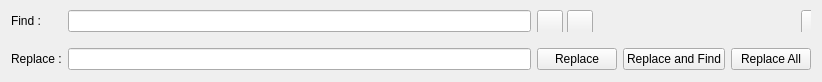
<?xml version="1.0" encoding="UTF-8"?>
<ui version="4.0">
 <class>SearchBar</class>
 <widget class="QWidget" name="SearchBar">
  <property name="geometry">
   <rect>
    <x>0</x>
    <y>0</y>
    <width>822</width>
    <height>82</height>
   </rect>
  </property>
  <property name="sizePolicy">
   <sizepolicy hsizetype="Preferred" vsizetype="Fixed">
    <horstretch>0</horstretch>
    <verstretch>0</verstretch>
   </sizepolicy>
  </property>
  <property name="windowTitle">
   <string>Search</string>
  </property>
  <layout class="QGridLayout" name="gridLayout" rowminimumheight="0,0">
   <property name="topMargin">
    <number>0</number>
   </property>
   <property name="bottomMargin">
    <number>0</number>
   </property>
   <property name="verticalSpacing">
    <number>-1</number>
   </property>
   <item row="0" column="0">
    <widget class="QLabel" name="label">
     <property name="text">
      <string>Find :</string>
     </property>
    </widget>
   </item>
   <item row="0" column="1">
    <widget class="QLineEdit" name="find"/>
   </item>
   <item row="1" column="0">
    <widget class="QLabel" name="label_2">
     <property name="text">
      <string>Replace :</string>
     </property>
    </widget>
   </item>
   <item row="1" column="1">
    <widget class="QLineEdit" name="replace"/>
   </item>
   <item row="1" column="2">
    <widget class="QPushButton" name="replaceButton">
     <property name="text">
      <string>Replace</string>
     </property>
    </widget>
   </item>
   <item row="1" column="5">
    <widget class="QPushButton" name="replaceFindButton">
     <property name="text">
      <string>Replace and Find</string>
     </property>
    </widget>
   </item>
   <item row="1" column="6">
    <widget class="QPushButton" name="replaceAllButton">
     <property name="text">
      <string>Replace All</string>
     </property>
    </widget>
   </item>
   <item row="0" column="2">
    <widget class="QWidget" name="widget" native="true">
     <property name="minimumSize">
      <size>
       <width>50</width>
       <height>0</height>
      </size>
     </property>
     <widget class="QToolButton" name="prevButton">
      <property name="geometry">
       <rect>
        <x>0</x>
        <y>0</y>
        <width>26</width>
        <height>26</height>
       </rect>
      </property>
      <property name="text">
       <string/>
      </property>
      <property name="icon">
       <iconset resource="../resources.qrc">
        <normaloff>:/icons/previous.png</normaloff>:/icons/previous.png</iconset>
      </property>
     </widget>
     <widget class="QToolButton" name="nextButton">
      <property name="geometry">
       <rect>
        <x>30</x>
        <y>0</y>
        <width>26</width>
        <height>26</height>
       </rect>
      </property>
      <property name="text">
       <string/>
      </property>
      <property name="icon">
       <iconset resource="../resources.qrc">
        <normaloff>:/icons/next.png</normaloff>:/icons/next.png</iconset>
      </property>
     </widget>
    </widget>
   </item>
   <item row="0" column="6">
    <widget class="QWidget" name="widget_2" native="true">
     <widget class="QToolButton" name="closeButton">
      <property name="geometry">
       <rect>
        <x>70</x>
        <y>0</y>
        <width>26</width>
        <height>26</height>
       </rect>
      </property>
      <property name="layoutDirection">
       <enum>Qt::LeftToRight</enum>
      </property>
      <property name="text">
       <string/>
      </property>
      <property name="icon">
       <iconset resource="../resources.qrc">
        <normaloff>:/icons/cross.png</normaloff>:/icons/cross.png</iconset>
      </property>
     </widget>
    </widget>
   </item>
  </layout>
 </widget>
 <resources>
  <include location="../resources.qrc"/>
 </resources>
 <connections/>
</ui>
